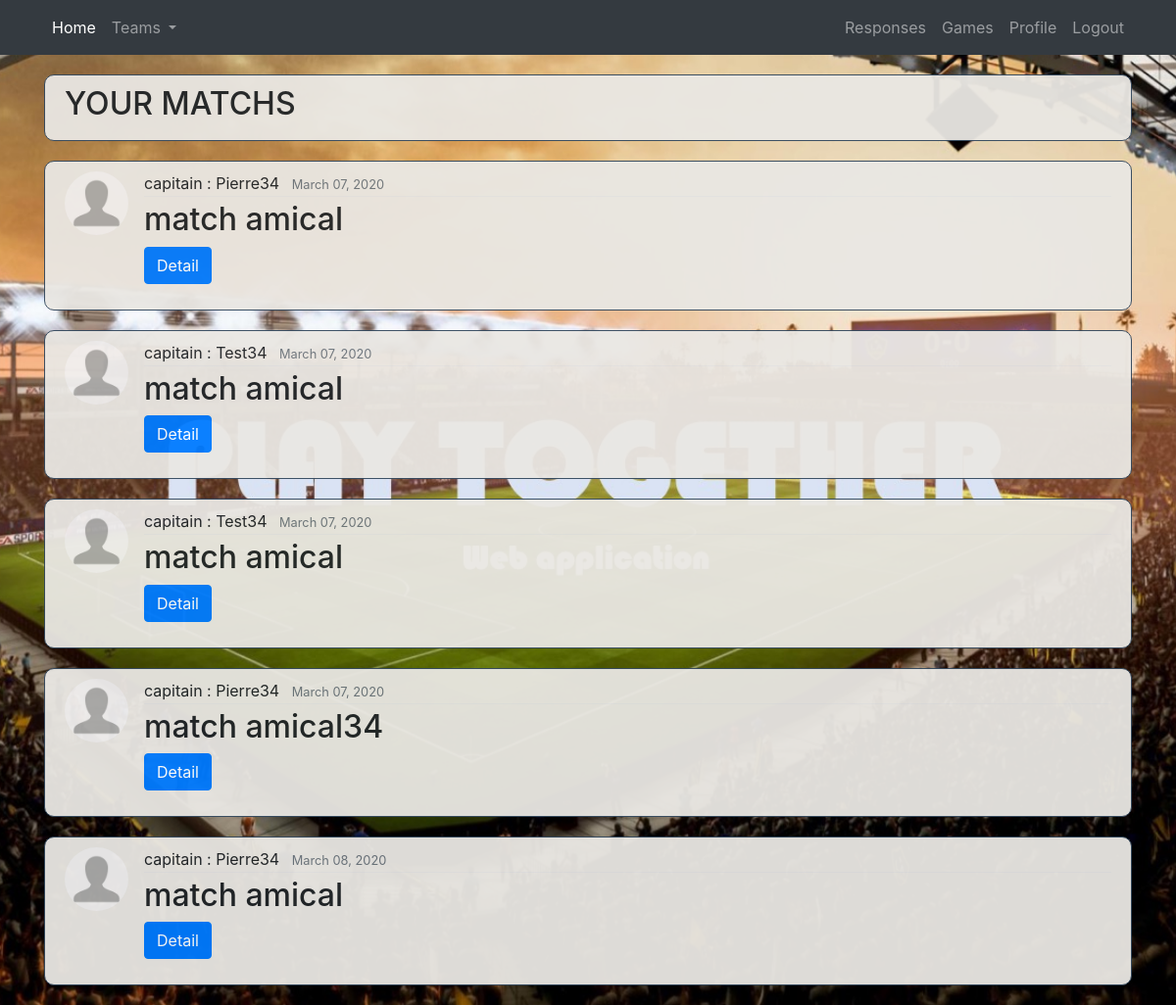
Screenshot of /propositions/matchs/ (signed in) with the database file from the repository.
### proposition/models.py (models this page shows, shortened)
class Proposition(models.Model):
	title = models.CharField(max_length=300)
	date_posted = models.DateTimeField(default=timezone.now)
	date_match = models.DateField()
	hour_beggin = models.TimeField()
	lieu_match = models.CharField(max_length=300)
	name_stadium = models.CharField(max_length=50)
	author = models.ForeignKey(Account, null = True, on_delete=models.CASCADE)

### account/models.py (models this page shows, shortened)
class Account(AbstractBaseUser):
	username = models.CharField(max_length=30, unique=True)
	first_name = models.CharField(max_length=30, unique=False)
	last_name = models.CharField(max_length=30, unique=False)
	email = models.EmailField(verbose_name="email", max_length=60, unique=True)
	is_captain = models.BooleanField(default=False)
	city = models.CharField(max_length=30)
	numTel = models.CharField(max_length=10, unique=True)
	image = models.ImageField(default='default.jpg', upload_to='profile_pics')
	date_joined = models.DateTimeField(verbose_name='date joined', auto_now_add=True)
	last_login = models.DateTimeField(verbose_name='last login', auto_now=True)
	is_admin = models.BooleanField(default=False)
	is_active = models.BooleanField(default=True)
	is_staff = models.BooleanField(default=False)
	is_superuser = models.BooleanField(default=False)
	USERNAME_FIELD = 'email'
	REQUIRED_FIELDS = ['username','first_name','last_name','is_captain', 'city', 'numTel']
	objects = MyAccountManager()
	def __str__(self):
		return self.username

### proposition/views.py (the view, shortened to what this page needs)
# urls.py: path('matchs/', MyMatchs, name='matchs'),
@login_required
def MyMatchs(request):
	if request.user.is_captain:
		propositions = Proposition.objects.filter(author=request.user)
		propositionfutur = propositions.filter(date_match__gte=datetime.date.today())
		response = Reserve.objects.filter(proposition__in=propositionfutur)
		responses = Reserve.objects.filter(player=request.user)
		myresponses = response.union(responses)
		myresponsestab = []
		for i in myresponses:
			myresponsestab.append(i.proposition)
		context = {'myresponsestab' : myresponsestab}
		return render(request, 'proposition/matchs.html', context)

### proposition/templates/proposition/matchs.html (shortened to what this page needs)
{% extends "project/base.html" %}
{% block content %}
<div class="content-section">
	<h2>YOUR MATCHS</h2>
</div>
{% for matchs in myresponsestab %}
<article class="media content-section">
	<img class="rounded-circle article-img" src="{{ matchs.author.image.url }}">
	<div class="media-body">
		<div class="article-metadata">
			<a class="mr-2">capitain : {{ matchs.author }}</a>
			<small class="text-muted">{{ matchs.date_posted|date:"F d, Y" }}</small>
		</div>
		<h2><a class="article-title" >{{ matchs.title }}</a></h2>
		<p>
			<button class="btn btn-primary" type="button" data-toggle="collapse" data-target="#collapseExample" aria-expanded="false" aria-controls="collapseExample">
				Detail
			</button>
		</p>
	</div>
</article>
{% endfor %}
{% endblock content %}

### project/static/project/main3.css (style rules this page uses)
body { background-image: url("./home-image2.jpg"); background-attachment: fixed; background-position: center; background-repeat: no-repeat; background-size: cover; }
.content-section { background: #E9E7E3 ; opacity: 0.95; margin-right: auto; margin-left: auto; padding: 10px 20px; border : 1px solid #34495E; border-radius: 10px; margin-bottom: 20px; margin-top: 20px; }
.article-title { color: #444444; }
.article-img { height: 65px; width: 65px; margin-right: 16px; }
.article-metadata { padding-bottom: 1px; margin-bottom: 4px; border-bottom: 1px solid #e3e3e3 }

### rows the page displays
Proposition: author.image (placeholder picture), author "Pierre34", date_posted "March 07, 2020", title "match amical"
Proposition: author.image (placeholder picture), author "Test34", date_posted "March 07, 2020", title "match amical"
Proposition: author.image (placeholder picture), author "Test34", date_posted "March 07, 2020", title "match amical"
Proposition: author.image (placeholder picture), author "Pierre34", date_posted "March 07, 2020", title "match amical34"
Proposition: author.image (placeholder picture), author "Pierre34", date_posted "March 08, 2020", title "match amical"
